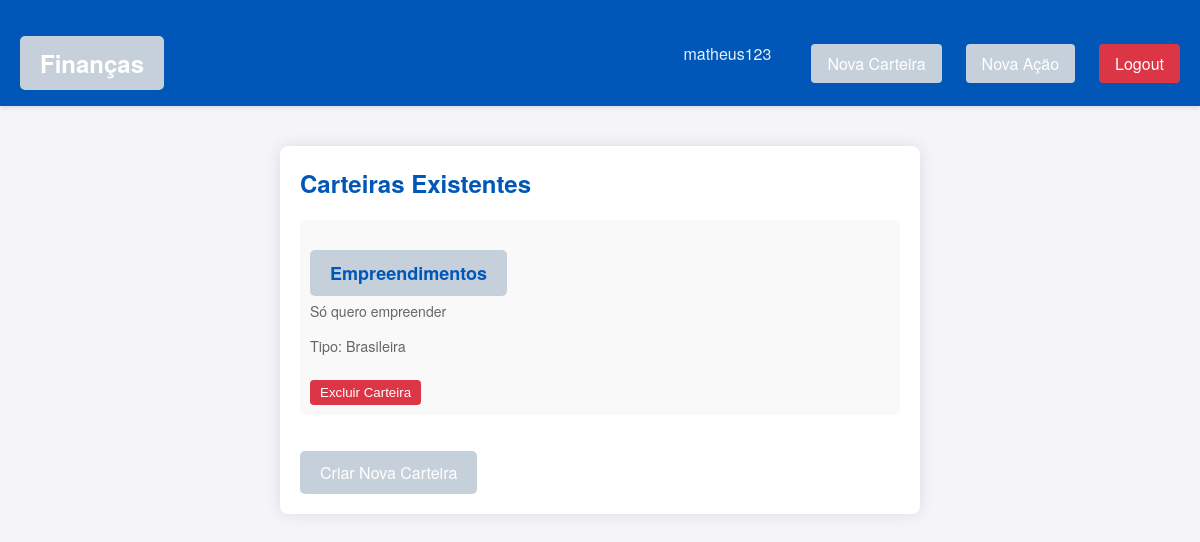
/wallet/ (signed in), run on an earlier commit of the app's database.
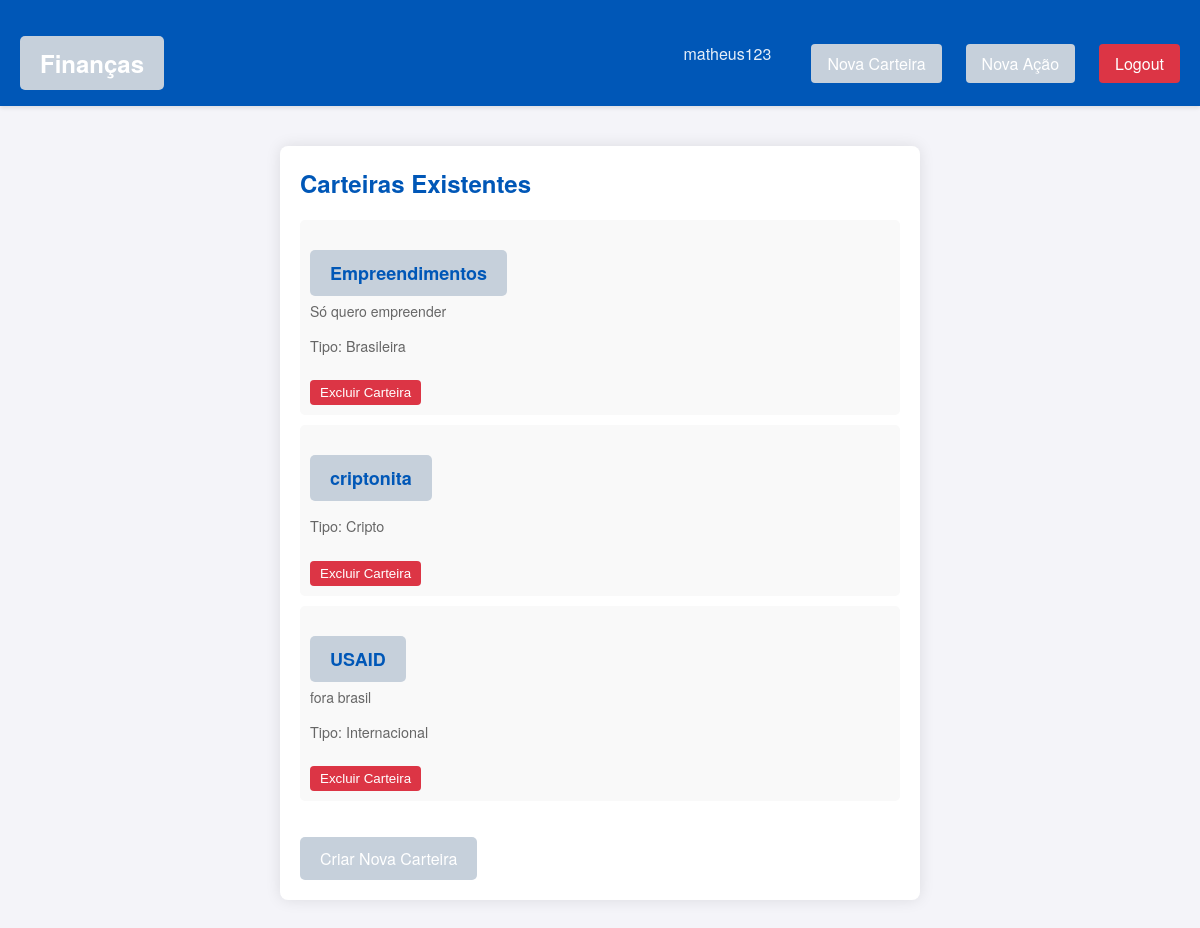
And on a later commit of the database.
### wallet/models.py (models this page shows, shortened)
class Wallet(models.Model):
    user = models.ForeignKey(User, on_delete=models.CASCADE)
    name = models.CharField(max_length=100, default="Main Wallet")
    description = models.TextField(null=True, blank=True)
    created_at = models.DateTimeField(auto_now_add=True)
    updated_at = models.DateTimeField(auto_now=True)
    type = models.CharField(max_length=20, choices=WalletType.choices, default=WalletType.BRASILEIRA)

### wallet/views.py (the view)
# urls.py: path('', include('wallet.urls'))
@login_required
def wallet(request):
    wallets = Wallet.objects.filter(user=request.user)
    context = {'wallets': wallets}
    return render(request, 'wallet/home.html', context)

### templates/wallet/home.html (shortened to what this page needs)
{% extends 'base.html' %}
{% block content %}
<main>
    <section class="wallet-list">
        <h2>Carteiras Existentes</h2>
        <ul>
            {% for wallet in wallets %}
            <li>
                <div>
                    <a href="{% url 'wallet_management' %}?wallet_id={{ wallet.id }}" class="btn-wallet">{{ wallet.name }}</a>
                    <p class="wallet-desc">{{ wallet.description }}</p>
                    <p class="wallet-type">Tipo: {{ wallet.get_type_display }}</p>
                    <form method="POST" action="{% url 'delete_wallet' %}" style="display: inline;">
                        <button type="submit" class="btn-delete" onclick="return confirm('Tem certeza que deseja excluir esta carteira?')">Excluir Carteira</button>
                    </form>
                </div>
            </li>
            {% endfor %}
        </ul>
        <a href="{% url 'create_wallet' %}">Criar Nova Carteira</a>
    </section>
</main>
{% endblock %}

### templates/base.html (shortened to what this page needs)
<!DOCTYPE html>
<html lang="pt-br">
<head>
    {% load static %}
    <link rel="stylesheet" href="{% static 'css/base.css' %}">
</head>
<body>
    {% include 'partials/_header.html' %}
    {% block content %}
    {% endblock %}
</body>
</html>

### templates/partials/_header.html
<header class="main-header">
    <div class="header-container">
        <div class="logo">
            <a href="{% url 'home' %}">Finanças</a>
        </div>
        <nav class="nav-menu">
            {% if user.is_authenticated %}
                <span class="username">{{ user.username }}</span>
                <a href="{% url 'create_wallet' %}" class="nav-link">Nova Carteira</a>
                <a href="{% url 'add_stock' %}" class="nav-link">Nova Ação</a>
                <a href="{% url 'logout' %}" class="nav-link logout">Logout</a>
            {% else %}
                <a href="{% url 'login' %}" class="nav-link">Login</a>
                <a href="{% url 'register' %}" class="nav-link">Registro</a>
            {% endif %}
        </nav>
    </div>
</header>

### static/css/base.css (style rules this page uses)
body { font-family: 'Helvetica Neue', Arial, sans-serif; background-color: #f4f4f9; color: #333; margin: 0; padding: 0; }
header { text-align: center; padding: 20px; background-color: #0057b7; color: #fff; box-shadow: 0 2px 4px rgba(0, 0, 0, 0.1); }
main { display: flex; justify-content: center; padding: 40px 20px; }
section { background: #fff; padding: 20px; border-radius: 8px; box-shadow: 0 0 15px rgba(0, 0, 0, 0.1); width: 100%; max-width: 600px; text-align: left; }
section h2 { margin-top: 0; font-size: 24px; color: #0057b7; }
ul { list-style: none; padding: 0; }
li { margin: 10px 0; padding: 10px; background: #f9f9f9; border-radius: 5px; display: flex; justify-content: space-between; align-items: center; transition: background 0.3s; }
a.btn-wallet { font-size: 18px; color: #0057b7; text-decoration: none; font-weight: bold; }
p.wallet-desc { font-size: 14px; color: #666; margin-top: 5px; }
a { display: inline-block; margin-top: 20px; padding: 10px 20px; background-color: #c6d0db; color: #fff; text-decoration: none; border-radius: 5px; transition: background 0.3s; }
button { background-color: #0057b7; color: white; padding: 10px 20px; border: none; border-radius: 4px; cursor: pointer; }
.main-header { background-color: #0057b7; color: white; padding: 1rem 0; box-shadow: 0 2px 4px rgba(0, 0, 0, 0.1); }
.header-container { max-width: 1200px; margin: 0 auto; padding: 0 20px; display: flex; justify-content: space-between; align-items: center; }
.logo a { color: white; text-decoration: none; font-size: 1.5rem; font-weight: bold; }
.nav-menu { display: flex; align-items: center; gap: 1.5rem; }
.nav-link { color: white; text-decoration: none; padding: 0.5rem 1rem; border-radius: 4px; transition: background-color 0.3s; }
.nav-link.logout { background-color: #dc3545; }
.username { color: rgba(255, 255, 255, 0.9); margin-right: 1rem; }
.btn-delete { background-color: #dc3545; color: white; padding: 5px 10px; border: none; border-radius: 4px; cursor: pointer; margin-top: 10px; }
.wallet-type { color: #666; font-size: 0.9em; margin-top: 5px; }

What changed in the data, as far as the page shows it:
added Wallet: name "criptonita", type "Cripto"
added Wallet: name "USAID", description "fora brasil", type "Internacional"
